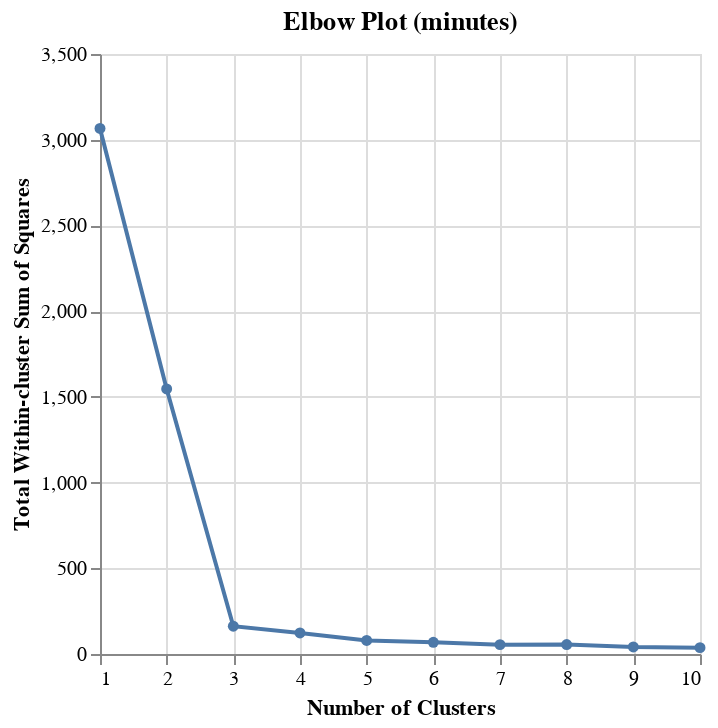
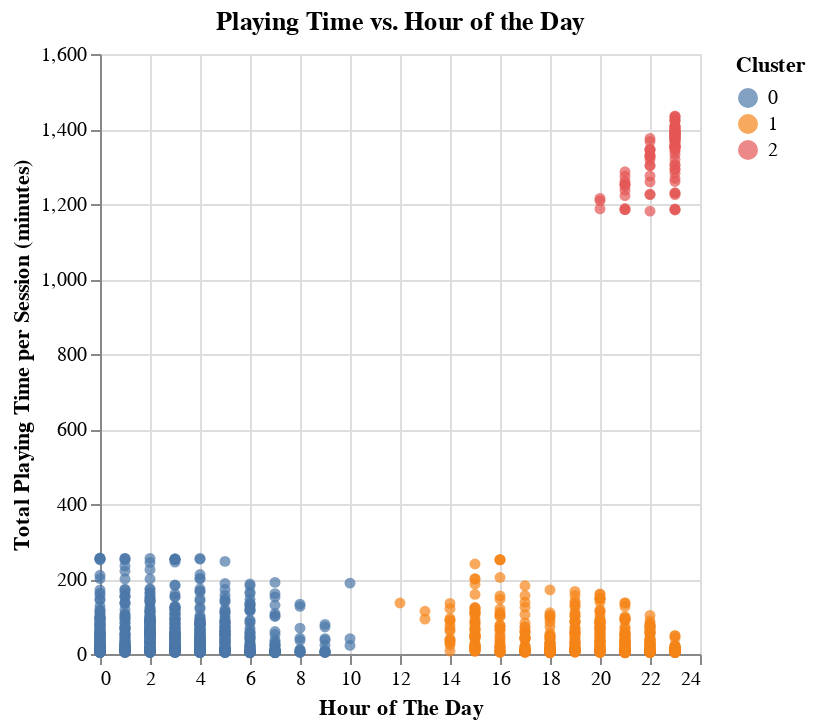

Notebook code cell kept with these figures, in order:
### Markdown cell above
We completed the same process to **(2)**, cluster hours based on the amount of minutes played per session.

### Code cell
# Scale the data
minutes_preprocessor = make_column_transformer(
    (StandardScaler(), ["start_hour", "time_played_mins"]),
    remainder="drop",
    verbose_feature_names_out=False
)

# Range of clusters to choose from
minutes_ks = range(1, 11)

# Commpute WSSD for each k-value
minutes_wssds = [
    make_pipeline(
        minutes_preprocessor,
        KMeans(n_clusters=k, random_state=1234) # Always set this seed to reproduce data
    ).fit(sessions_data)[1].inertia_ # Fit the pipeline and compute its WSSD
    for k in minutes_ks
]

# Create a new data frame
minutes_model_stats = pd.DataFrame({
    "k":minutes_ks,
    "wssd":minutes_wssds
})

# Elbow plot
minutes_elbow_plot = alt.Chart(minutes_model_stats).mark_line(point=True).encode(
    x=alt.X("k").title("Number of Clusters"),
    y=alt.Y("wssd").title("Total Within-cluster Sum of Squares")
).properties(title = 'Elbow Plot (minutes)')

# Preform clustering with 3 clusters
minutes_kmeans = KMeans(n_clusters=3, random_state=1234)

# Create a new pipeline and fit data
minutes_pipe = make_pipeline(minutes_preprocessor, minutes_kmeans)
minutes_pipe.fit(sessions_data)

# Assign clusters
minutes_clustered = sessions_data.assign(
    cluster = minutes_pipe[1].labels_
)

# Visualization
minutes_scatter_clustered = alt.Chart(minutes_clustered).mark_circle().encode(
    x=alt.X('start_hour').title('Hour of The Day'),
    y=alt.Y('time_played_mins').title('Total Playing Time per Session (minutes)'),
    color=alt.Color('cluster:N').title('Cluster'),
).properties(title='Playing Time vs. Hour of the Day')

# Display plots and figure titles
display(minutes_elbow_plot)
display(Markdown("**Figure 2.3:** Total WSSD for K clusters ranging from 1 to 10."))

display(minutes_scatter_clustered)
display(Markdown("**Figure 2.4:** Clustering of session start times based on time played."))

### Figure 1 — Vega specification as saved in the notebook (floating-point values rounded to 4 significant figures)
{"$schema": "https://vega.github.io/schema/vega/v5.json", "data": [{"name": "source_0", "values": [{"k": 1, "wssd": 3066.0}, {"k": 2, "wssd": 1546.0}, {"k": 3, "wssd": 161.9}, {"k": 4, "wssd": 122.7}, {"k": 5, "wssd": 78.95}, {"k": 6, "wssd": 68.24}, {"k": 7, "wssd": 54.59}, {"k": 8, "wssd": 54.98}, {"k": 9, "wssd": 41.42}, {"k": 10, "wssd": 37.13}]}, {"name": "data_0", "values": [{"k": 1, "wssd": 3066.0}, {"k": 2, "wssd": 1546.0}, {"k": 3, "wssd": 161.9}, {"k": 4, "wssd": 122.7}, {"k": 5, "wssd": 78.95}, {"k": 6, "wssd": 68.24}, {"k": 7, "wssd": 54.59}, {"k": 8, "wssd": 54.98}, {"k": 9, "wssd": 41.42}, {"k": 10, "wssd": 37.13}]}], "marks": [{"type": "line", "name": "layer_0_marks", "from": {"data": "source_0"}, "sort": {"field": "x"}, "encode": {"update": {"x": {"field": "k", "scale": "x"}, "stroke": {"value": "#4c78a8"}, "defined": {"signal": "isValid(datum[\"k\"]) && isFinite(+datum[\"k\"]) && isValid(datum[\"wssd\"]) && isFinite(+datum[\"wssd\"])"}, "y": {"field": "wssd", "scale": "y"}}}, "style": ["line"]}, {"type": "symbol", "name": "layer_1_marks", "from": {"data": "data_0"}, "encode": {"update": {"x": {"field": "k", "scale": "x"}, "y": {"field": "wssd", "scale": "y"}, "opacity": {"value": 1}, "fill": {"value": "#4c78a8"}}}, "style": ["point"]}], "scales": [{"name": "x", "type": "linear", "domain": {"fields": [{"data": "source_0", "field": "k"}, {"data": "data_0", "field": "k"}]}, "range": [0, {"signal": "width"}], "nice": true, "zero": false}, {"name": "y", "type": "linear", "domain": {"fields": [{"data": "source_0", "field": "wssd"}, {"data": "data_0", "field": "wssd"}]}, "range": [{"signal": "height"}, 0], "zero": true, "nice": true}], "axes": [{"scale": "x", "aria": false, "tickCount": {"signal": "ceil(width/40)"}, "domain": false, "orient": "bottom", "minExtent": 0, "gridScale": "y", "grid": true, "maxExtent": 0, "ticks": false, "zindex": 0, "labels": false}, {"scale": "y", "ticks": false, "zindex": 0, "domain": false, "labels": false, "minExtent": 0, "gridScale": "x", "grid": true, "tickCount": {"signal": "ceil(height/40)"}, "maxExtent": 0, "aria": false, "orient": "left"}, {"scale": "x", "grid": false, "labelOverlap": true, "title": "Number of Clusters", "labelFlush": true, "orient": "bottom", "tickCount": {"signal": "ceil(width/40)"}, "zindex": 0}, {"scale": "y", "labelOverlap": true, "zindex": 0, "tickCount": {"signal": "ceil(height/40)"}, "orient": "left", "grid": false, "title": "Total Within-cluster Sum of Squares"}], "title": {"text": "Elbow Plot (minutes)", "frame": "group"}, "background": "white", "padding": 5, "height": 300, "width": 300, "style": "cell"}

### Figure 2 — Vega specification as saved in the notebook (floating-point values rounded to 4 significant figures; data arrays with more than 128 entries replaced by an {"elided": "..."} marker saying what was removed)
{"$schema": "https://vega.github.io/schema/vega/v5.json", "data": [{"name": "source_0", "values": {"elided": "1533 records"}}, {"name": "source_0_x_domain_start_hour", "values": [{"min": 0, "max": 23}]}, {"name": "source_0_y_domain_time_played_mins", "values": [{"min": 3, "max": 1435}]}, {"name": "source_0_color_domain_cluster", "values": [{"cluster": 1}, {"cluster": 0}, {"cluster": 2}]}], "marks": [{"type": "symbol", "name": "marks", "from": {"data": "source_0"}, "encode": {"update": {"fill": {"field": "cluster", "scale": "color"}, "opacity": {"value": 0.7}, "x": {"field": "start_hour", "scale": "x"}, "y": {"field": "time_played_mins", "scale": "y"}, "shape": {"value": "circle"}}}, "style": ["circle"]}], "scales": [{"name": "x", "type": "linear", "domain": [{"signal": "(data(\"source_0_x_domain_start_hour\")[0] || {}).min"}, {"signal": "(data(\"source_0_x_domain_start_hour\")[0] || {}).max"}], "range": [0, {"signal": "width"}], "nice": true, "zero": true}, {"name": "y", "type": "linear", "domain": [{"signal": "(data(\"source_0_y_domain_time_played_mins\")[0] || {}).min"}, {"signal": "(data(\"source_0_y_domain_time_played_mins\")[0] || {}).max"}], "range": [{"signal": "height"}, 0], "nice": true, "zero": true}, {"name": "color", "type": "ordinal", "domain": {"data": "source_0_color_domain_cluster", "field": "cluster", "sort": true}, "range": "category"}], "axes": [{"scale": "x", "minExtent": 0, "gridScale": "y", "maxExtent": 0, "aria": false, "tickCount": {"signal": "ceil(width/40)"}, "domain": false, "labels": false, "grid": true, "orient": "bottom", "ticks": false, "zindex": 0}, {"scale": "y", "aria": false, "minExtent": 0, "tickCount": {"signal": "ceil(height/40)"}, "gridScale": "x", "grid": true, "labels": false, "maxExtent": 0, "orient": "left", "ticks": false, "zindex": 0, "domain": false}, {"scale": "x", "tickCount": {"signal": "ceil(width/40)"}, "labelFlush": true, "labelOverlap": true, "grid": false, "zindex": 0, "title": "Hour of The Day", "orient": "bottom"}, {"scale": "y", "grid": false, "title": "Total Playing Time per Session (minutes)", "zindex": 0, "labelOverlap": true, "orient": "left", "tickCount": {"signal": "ceil(height/40)"}}], "title": {"text": "Playing Time vs. Hour of the Day", "frame": "group"}, "background": "white", "width": 300, "padding": 5, "height": 300, "style": "cell", "legends": [{"title": "Cluster", "fill": "color", "symbolType": "circle", "encode": {"symbols": {"update": {"opacity": {"value": 0.7}}}}}]}
